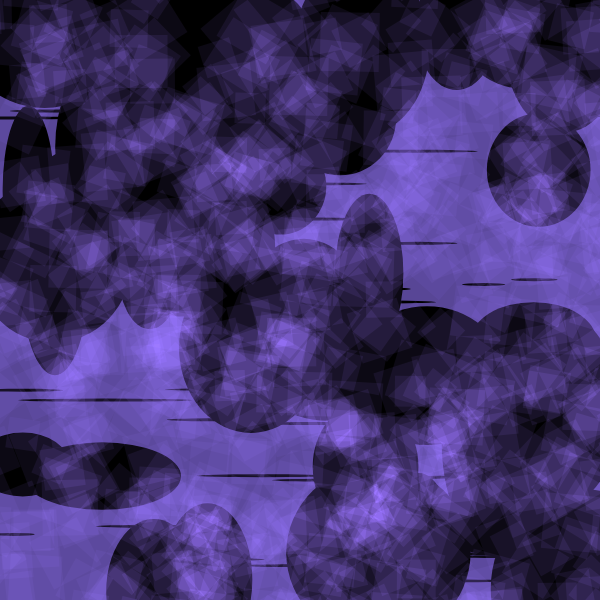
Frame 1 (no input)
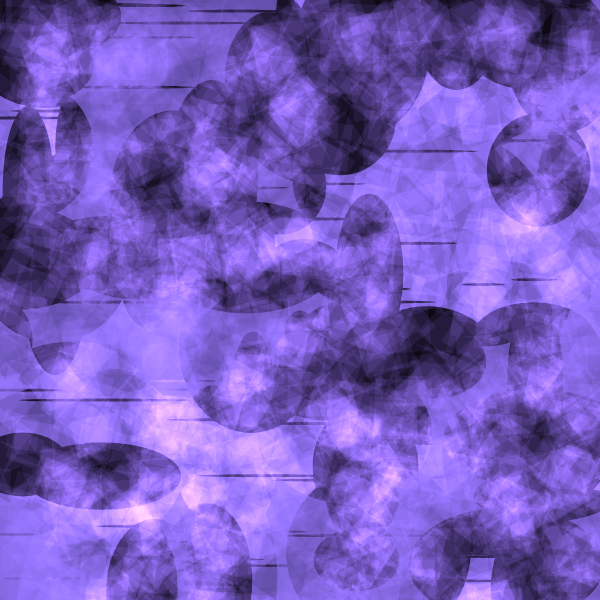
Frame 2 (the mouse pressed at the canvas centre, redrawn once)

The p5.js sketch that drew these frames (run headless with seeded random() and noise() and a simulated clock; the mouse was pressed at the canvas centre and the sketch redrawn once):

// p5.js sketch
// ── sketch.js
//==========
// based off: https://www.openprocessing.org/sketch/883456

function setup() {
  w = 600;
    var canvas;
    if(windowWidth>=600 && windowHeight >=600){
      canvas = createCanvas(600, 600);
    }
    else{
      canvas = createCanvas(windowWidth, windowHeight - 100);
    }

  background(0);


  var x = (windowWidth - width) / 2;
  var y = (windowHeight - height) / 2;

  canvas.position(x, y);

  noLoop();
  angleMode(DEGREES);

  background(0);
  noStroke();
  fill(150, 120, 255, 20);
}

function draw(){

  blendMode(ADD);
  for(let i=0; i<3000; i++){
    let x = random(width*2);
    let y = random(height*2);
    let s = random(30, 60);
    push();
    translate(x, y);
    rotate(random(360));
    square(0, 0, s);
    pop();
  }

  blendMode(NORMAL);

  let pg = createGraphics(width, height);
   pg.background(150, 120, 255,150);
  pg.erase();
  pg.noStroke();
  for(let i=0; i<50; i++){
    pg.ellipse(random(width), random(height), random(40, 180), 3);
    pg.ellipse(random(width), random(height), random(50, 200), random(50, 200));
  }
  pg.noErase();
  image(pg, 0, 0);
}
